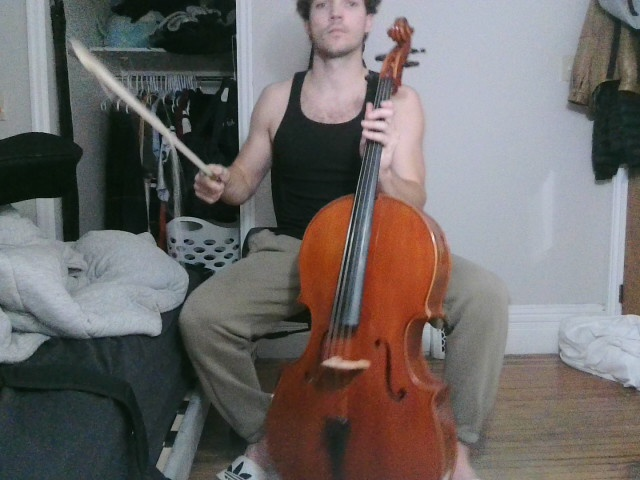
#> input picture dataset/raw/img_00003.jpg, 640 x 480 px
$ python label_points.py
#> lines starting #> are read from the running program, lines starting #| are printed output that depends on the picture
"""Click-to-label tool for the cello keypoint model.

Run from the folder that contains dataset/raw  (e.g. C:\\Users\\maxsl\\Capstone\\mediapipe):
    python label_points.py
Options:  --images dataset/raw   --out dataset/labels.json   --scale 1.5

For every image you click, in this order:
    1. BRIDGE  - the exact CENTRE of the bridge (use the magnifier in the top-right corner)
    2. NUT     - where the strings leave the fingerboard and enter the pegbox (centre of the neck)
    3. FROG    - the bow end held by the right hand
    4. TIP     - the far thin end of the bow
Mouse:  LEFT click = clearly visible      RIGHT click = hidden/blurred but you can estimate where it is
Keys:   S = this point is not in the picture      U = undo      B = back one image      Q = save and quit
If the cello is only partly in the frame (nut or bridge missing but not both) you are also asked to click the
cello's TOP-LEFT and BOTTOM-RIGHT corners. If neither bridge nor nut is visible the image counts as "no cello".
Progress is saved after every image, so you can quit any time and re-run to continue where you stopped.
"""
import argparse, glob, json, os
import cv2

STEPS = {
    "bridge": ("Click the CENTRE of the BRIDGE", (255, 0, 255)),
    "nut": ("Click the NUT (strings enter the pegbox)", (255, 128, 0)),
    "frog": ("Click the bow FROG (right-hand end)", (0, 255, 0)),
    "tip": ("Click the bow TIP (far end)", (0, 255, 255)),
    "box_tl": ("Click the cello's TOP-LEFT corner", (255, 255, 255)),
    "box_br": ("Click the cello's BOTTOM-RIGHT corner", (255, 255, 255)),
}
BASE = ["bridge", "nut", "frog", "tip"]


class Labeler:
    def __init__(self, files, out, scale):
        self.files, self.out, self.scale = files, out, scale
        self.data = json.load(open(out)) if os.path.exists(out) else {}
        self.i = next((k for k, f in enumerate(files) if os.path.basename(f) not in self.data), len(files))
        self.cur = {}
        self.steps = list(BASE)
        self.mouse = (0, 0)
        self.img = None
        self.load()

    def load(self):
        self.cur, self.steps = {}, list(BASE)
        self.img = cv2.imread(self.files[self.i]) if self.i < len(self.files) else None
#> self.img is the input picture: shape (480, 640, 3); mean B, G, R 104.1, 105.5, 110.2

    def click(self, event, x, y, flags, param):
        self.mouse = (x, y)
        if event in (cv2.EVENT_LBUTTONDOWN, cv2.EVENT_RBUTTONDOWN) and len(self.cur) < len(self.steps):
            v = 2 if event == cv2.EVENT_LBUTTONDOWN else 1
            self.set_point(round(x / self.scale, 1), round(y / self.scale, 1), v)

    def set_point(self, x, y, v):
        name = self.steps[len(self.cur)]
        self.cur[name] = [x, y, v]
        self.after_point()

    def after_point(self):
        if len(self.cur) == len(BASE) and len(self.steps) == len(BASE):
            has_b, has_n = self.cur["bridge"][2] > 0, self.cur["nut"][2] > 0
            if has_b != has_n:                      # only one of them in frame -> need a box
                self.steps += ["box_tl", "box_br"]
        if len(self.cur) == len(self.steps):
            self.finish()

    def finish(self):
        c = self.cur
        cello = c["bridge"][2] > 0 or c["nut"][2] > 0
        entry = {k: c.get(k, [0, 0, 0]) for k in BASE}
        entry["cello"] = cello
        entry["box"] = None
        if "box_tl" in c and "box_br" in c and c["box_tl"][2] and c["box_br"][2]:
            entry["box"] = [c["box_tl"][0], c["box_tl"][1], c["box_br"][0], c["box_br"][1]]
        self.data[os.path.basename(self.files[self.i])] = entry
        json.dump(self.data, open(self.out, "w"), indent=1)
        self.i += 1
        self.load()

    def key(self, k):
        if k in (ord("s"), ord("S")) and len(self.cur) < len(self.steps):
            self.cur[self.steps[len(self.cur)]] = [0, 0, 0]
            self.after_point()
        elif k in (ord("u"), ord("U")) and self.cur:
            self.cur.pop(list(self.cur)[-1])
            if len(self.cur) < len(BASE): self.steps = list(BASE)
        elif k in (ord("b"), ord("B")) and self.i > 0:
            self.i -= 1
            self.data.pop(os.path.basename(self.files[self.i]), None)
            self.load()
        elif k in (ord("q"), ord("Q"), 27):
            return False
        return True

    def draw(self):
        s = self.scale
        view = cv2.resize(self.img, None, fx=s, fy=s)
        for name, p in self.cur.items():
            if p[2] > 0 and name in BASE:
                c = (int(p[0] * s), int(p[1] * s))
                cv2.circle(view, c, 6, STEPS[name][1], -1 if p[2] == 2 else 2)
                cv2.circle(view, c, 8, (0, 0, 0), 1)
        if len(self.cur) < len(self.steps):
            msg, col = STEPS[self.steps[len(self.cur)]]
            txt = f"{self.i + 1}/{len(self.files)}   {msg}   (right-click=estimated, S=not visible, U=undo)"
            cv2.rectangle(view, (0, 0), (view.shape[1], 30), (0, 0, 0), -1)
            cv2.putText(view, txt, (8, 21), cv2.FONT_HERSHEY_SIMPLEX, 0.55, col, 1, cv2.LINE_AA)
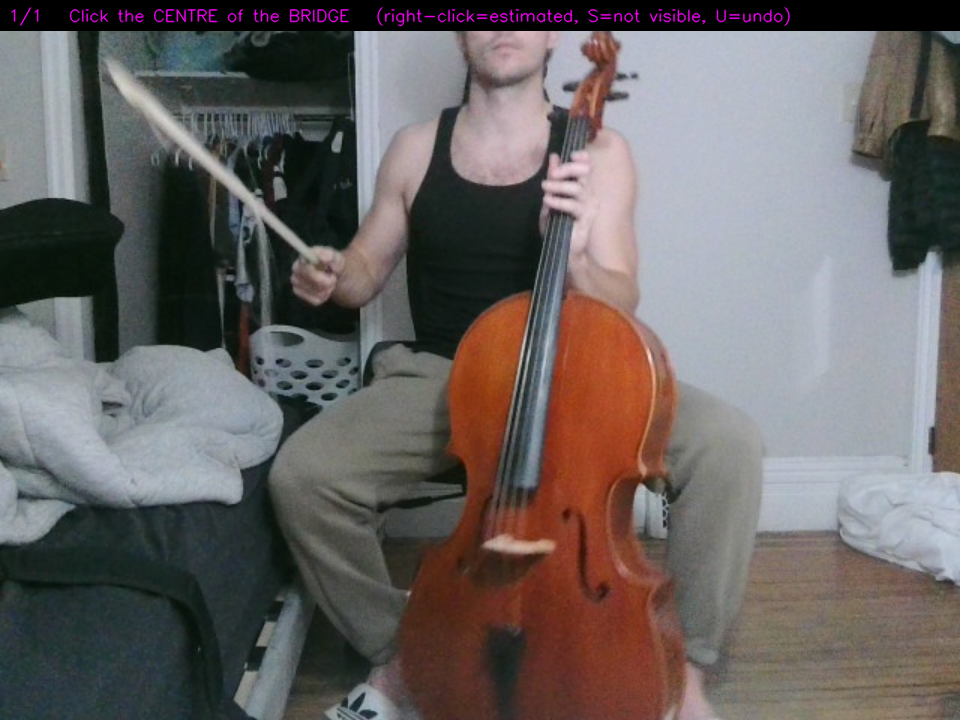
#> view: shape (720, 960, 3); mean B, G, R 99, 99.9, 105.5
        # magnifier: 40x40 px of the original image around the cursor, shown at 4x in the top-right corner
        mx, my = int(self.mouse[0] / s), int(self.mouse[1] / s)
        h, w = self.img.shape[:2]
#> h = 480; w = 640
        pad = cv2.copyMakeBorder(self.img, 20, 20, 20, 20, cv2.BORDER_CONSTANT, value=(0, 0, 0))
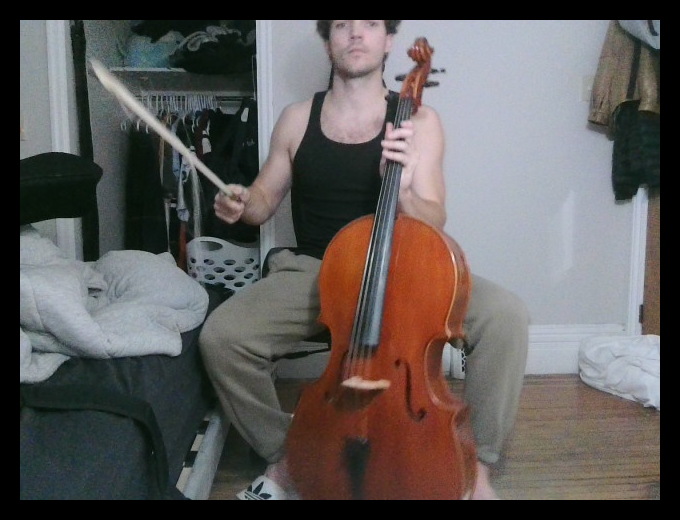
#> pad: shape (520, 680, 3); mean B, G, R 90.4, 91.7, 95.7
        crop = pad[max(0, min(my, h)):max(0, min(my, h)) + 40, max(0, min(mx, w)):max(0, min(mx, w)) + 40]
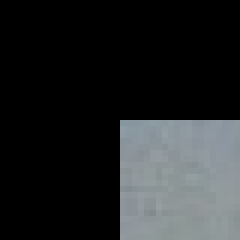
#> crop: shape (40, 40, 3) (shown 6 times larger); mean B, G, R 38.8, 37.8, 35.4
        if crop.shape[0] == 40 and crop.shape[1] == 40:
            z = cv2.resize(crop, None, fx=4, fy=4, interpolation=cv2.INTER_CUBIC)
            cv2.drawMarker(z, (80, 80), (0, 0, 255), cv2.MARKER_CROSS, 22, 1)
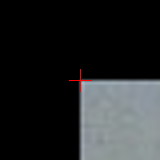
#> z: shape (160, 160, 3); mean B, G, R 39, 38, 36
            view[34:194, view.shape[1] - 164:view.shape[1] - 4] = z
            cv2.rectangle(view, (view.shape[1] - 164, 34), (view.shape[1] - 4, 194), (255, 255, 255), 1)
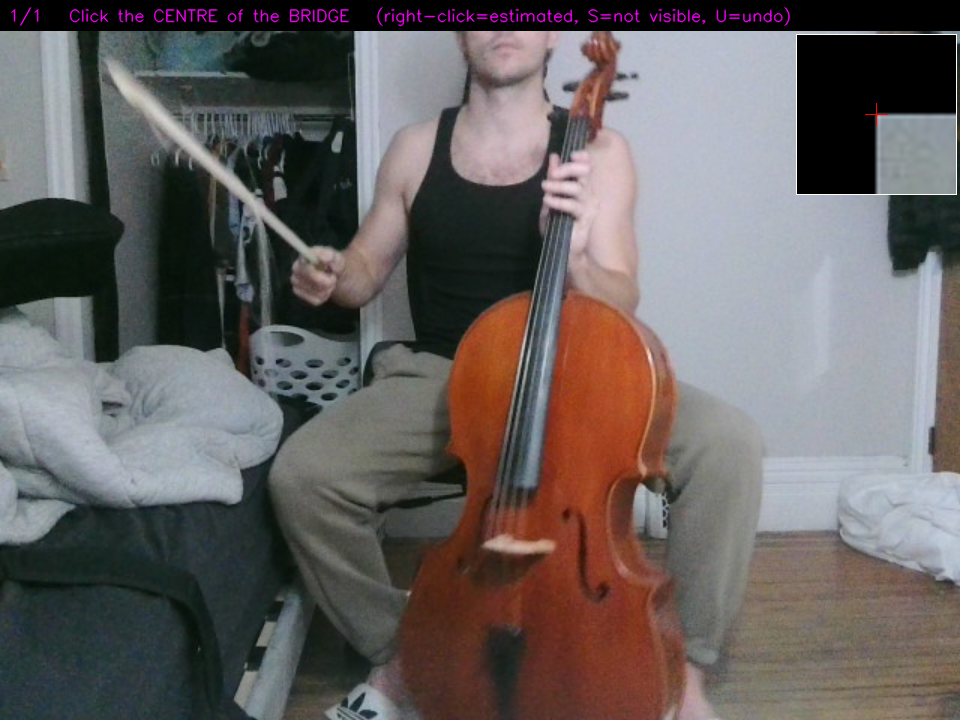
#> view: shape (720, 960, 3); mean B, G, R 96.3, 97.2, 102.8
        return view


def main():
    ap = argparse.ArgumentParser()
    ap.add_argument("--images", default=os.path.join("dataset", "raw"))
    ap.add_argument("--out", default=os.path.join("dataset", "labels.json"))
    ap.add_argument("--scale", type=float, default=1.5)
    a = ap.parse_args()
    files = sorted(glob.glob(os.path.join(a.images, "*.jpg")))
    if not files:
        raise SystemExit(f"No .jpg files in {a.images} - run this from the folder that contains dataset/raw")
    lab = Labeler(files, a.out, a.scale)
    if lab.i >= len(files):
        print("All images are already labelled:", a.out); return
    print(f"{len(lab.data)} already labelled, {len(files) - len(lab.data)} to go. Window opens now.")
    cv2.namedWindow("label")
    cv2.setMouseCallback("label", lab.click)
    while lab.i < len(files):
        cv2.imshow("label", lab.draw())
        k = cv2.waitKey(20) & 0xFF
#> (key q is pressed here)
        if k != 255 and not lab.key(k):
            break
    cv2.destroyAllWindows()
    print(f"Saved {len(lab.data)} labelled images to {a.out}")


if __name__ == "__main__":
    main()
